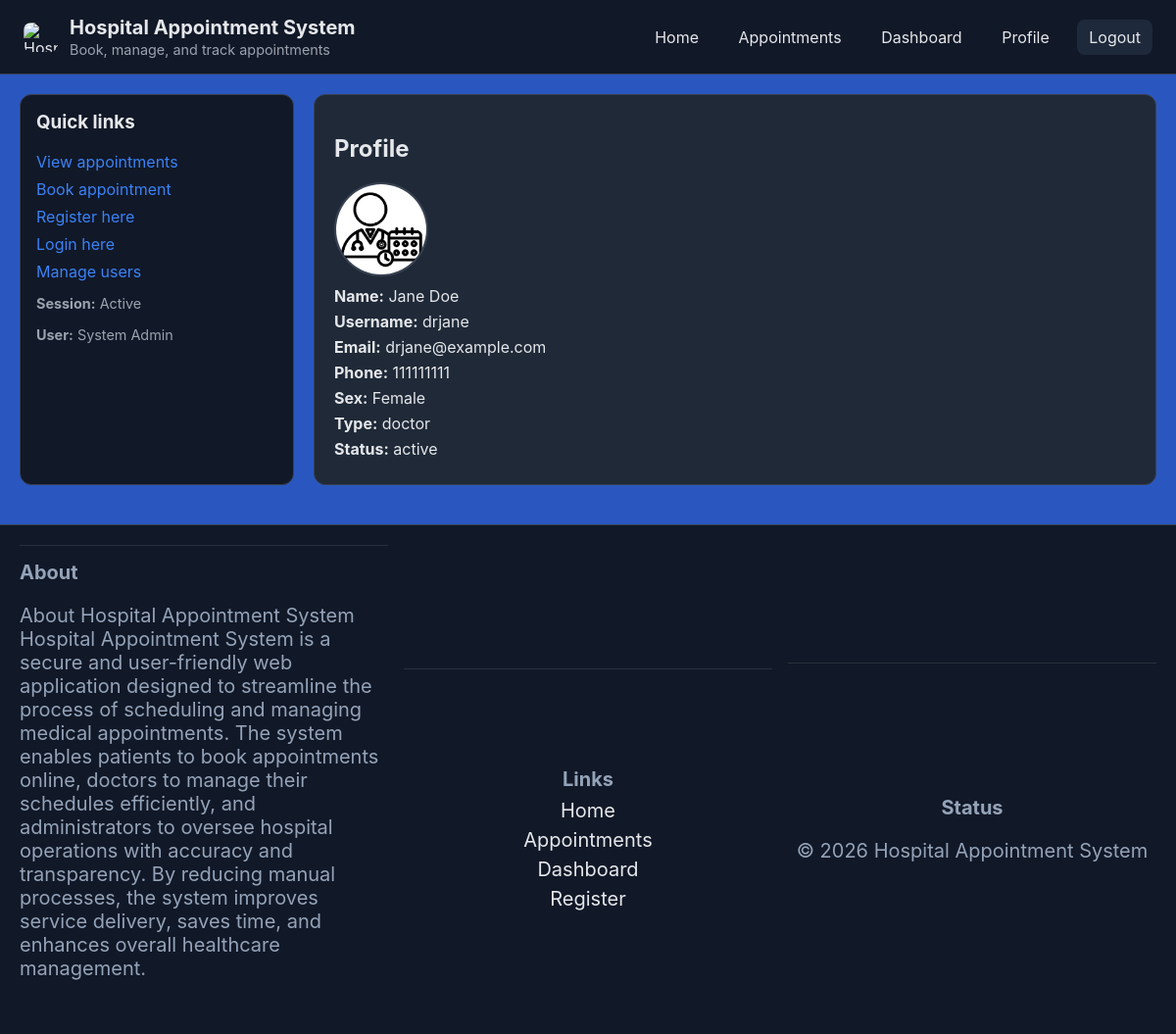
The app's page /profile.php?id=2 (signed in) with its own data.
### tables this page shows
CREATE TABLE IF NOT EXISTS users (
  id INT AUTO_INCREMENT PRIMARY KEY,
  first_name VARCHAR(100) NOT NULL,
  last_name VARCHAR(100) NOT NULL,
  sex ENUM('Male','Female','Other') NOT NULL,
  username VARCHAR(100) NOT NULL UNIQUE,
  password_hash VARCHAR(255) NOT NULL,
  phone VARCHAR(30),
  email VARCHAR(150) UNIQUE,
  profile_picture VARCHAR(255),
  user_type ENUM('admin','doctor','patient') DEFAULT 'patient',
  status ENUM('active','not_active') DEFAULT 'active',
  created_at TIMESTAMP DEFAULT CURRENT_TIMESTAMP
);

### profile.php (the view, shortened to what this page needs)
<?php
require_once 'config.php';
$view_id = isset($_GET['id']) ? (int)$_GET['id'] : $_SESSION['user']['id'];
$stmt = $pdo->prepare("SELECT * FROM users WHERE id = ?");
$stmt->execute([$view_id]);
$user = $stmt->fetch();
include 'includes/header.php';
include 'includes/sidebar.php';
?>
<section class="content">
  <h2>Profile</h2>
  <div class="profile">
    <img class="avatar" src="<?php echo $user['profile_picture'] ? htmlspecialchars($user['profile_picture']) : 'assets/logo.png'; ?>" alt="Profile">
    <ul class="list">
      <li><strong>Name:</strong> <?php echo htmlspecialchars($user['first_name'] . ' ' . $user['last_name']); ?></li>
      <li><strong>Username:</strong> <?php echo htmlspecialchars($user['username']); ?></li>
      <li><strong>Email:</strong> <?php echo htmlspecialchars($user['email']); ?></li>
      <li><strong>Phone:</strong> <?php echo htmlspecialchars($user['phone']); ?></li>
      <li><strong>Sex:</strong> <?php echo htmlspecialchars($user['sex']); ?></li>
      <li><strong>Type:</strong> <?php echo htmlspecialchars($user['user_type']); ?></li>
      <li><strong>Status:</strong> <?php echo htmlspecialchars($user['status']); ?></li>
    </ul>
  </div>
</section>
<?php include 'includes/footer.php'; ?>

### assets/style.css (style rules this page uses)
:root { --bg: #2a57bf; --panel: #111827; --card: #1f2937; --text: #e5e7eb; --muted: #9ca3af; --primary: #3b82f6; --primary-600: #2563eb; --danger: #ef4444; --success: #22c55e; --warning: #f59e0b; --border: #374151; --accent: #10b981; }
* { box-sizing: border-box; }
html, body { height: 100%; }
body { margin: 0; font-family: Inter, system-ui, -apple-system, Segoe UI, Roboto, Arial; background: var(--bg); color: var(--text); }
.content { background: var(--card); border:1px solid var(--border); border-radius:12px; padding:20px; }
.avatar { width:96px; height:96px; border-radius:50%; object-fit:cover; border:2px solid var(--border); }
.list { list-style:none; padding:0; margin:0; }
.list li { margin:6px 0; }

### records on screen
users: first_name+last_name "Jane Doe", username "drjane", email "drjane@example.com", phone "111111111", sex "Female", user_type "doctor", status "active"

### other values on screen
$_SESSION['user']['first_name'] . ' ' . $_SESSION['user']['last_name'] "System Admin"
